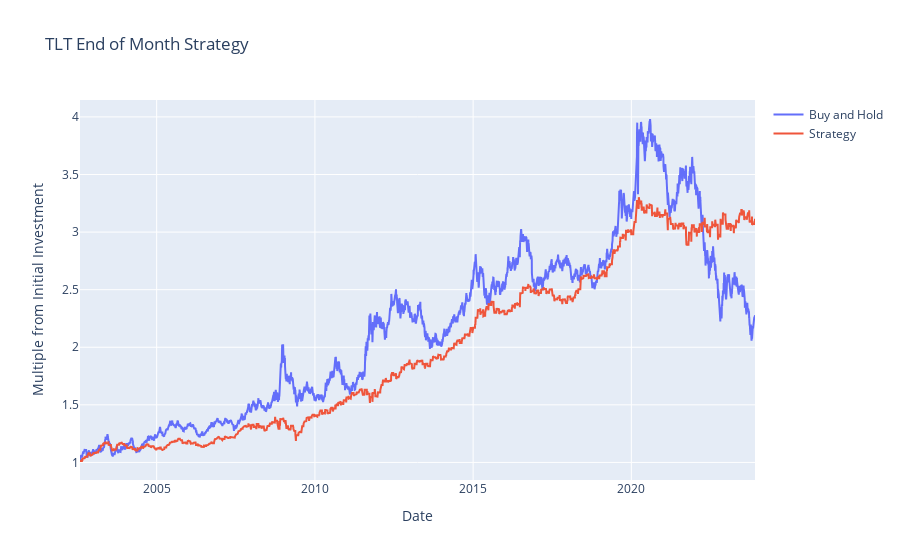

Notebook code cell kept with this figure:
### Code cell
import plotly.graph_objects as go

fig = go.Figure()
fig.add_trace(go.Line(x=df['Date'], y=df['buy_and_hold_equity'], name='Buy and Hold'))
fig.add_trace(go.Line(x=df['Date'], y=df['strat_equity'], name='Strategy'))

fig.update_layout(
    title='TLT End of Month Strategy',
    xaxis={'title': 'Date'},
    yaxis={'title': 'Multiple from Initial Investment'},
)

fig.show()

### Figure 1 — Plotly figure (JSON) as saved in the notebook; plotly's stock layout.template omitted (floating-point values rounded to 4 significant figures; data arrays with more than 128 entries replaced by an {"elided": "..."} marker saying what was removed)
{"data": [{"name": "Buy and Hold", "type": "scatter", "x": {"elided": "5370 str values"}, "y": {"elided": "5370 float values"}}, {"name": "Strategy", "type": "scatter", "x": {"elided": "5370 str values"}, "y": {"elided": "5370 float values"}}], "layout": {"title": {"text": "TLT End of Month Strategy"}, "xaxis": {"title": {"text": "Date"}}, "yaxis": {"title": {"text": "Multiple from Initial Investment"}}}}
